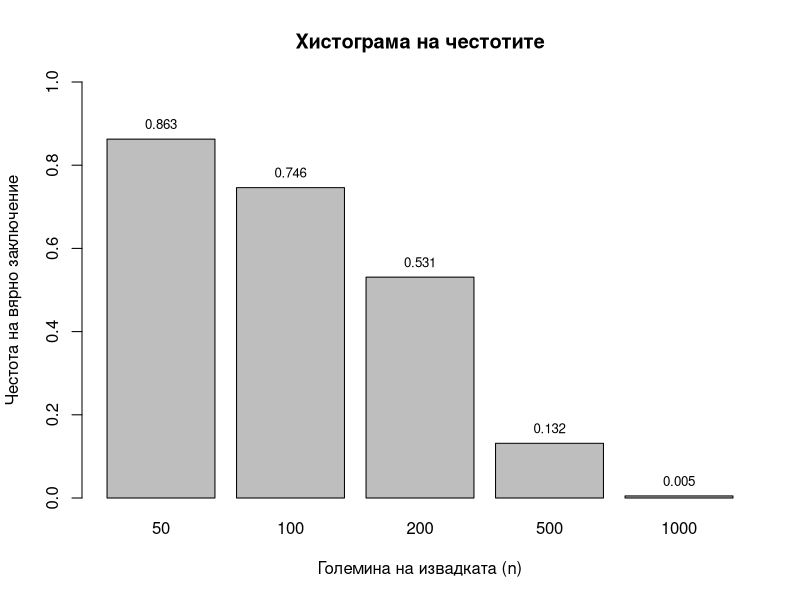
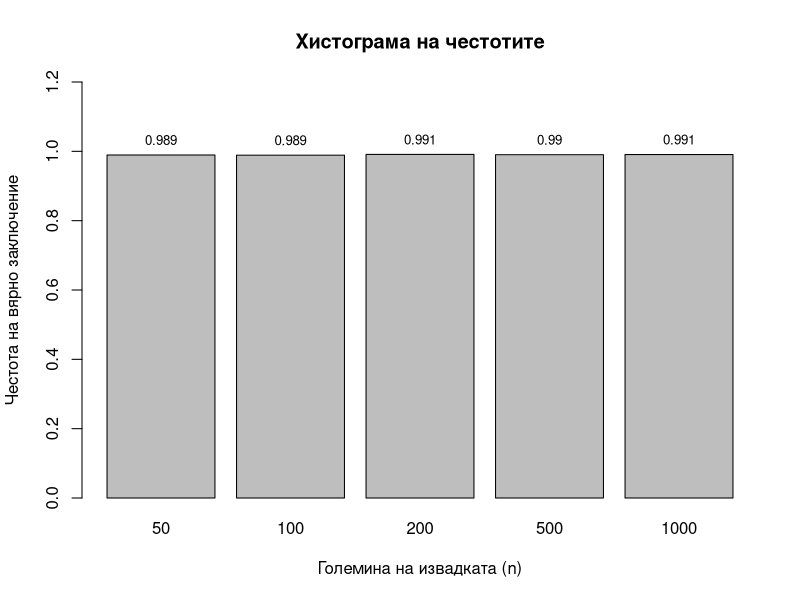

Reproduce these figures in R, in order.
## ---- chunk 1
pX3 <- dhyper(1, 4, 32-4, 8)
pX2condX3 <- dhyper(1, 3, 24-3,8)
pX1condX3X2 <- dhyper(1, 2, 16 - 2, 8)
totalP <- pX3 * pX1condX3X2 * pX2condX3
print(totalP)
## ---- chunk 2
marked <- c(1:4)

# симулираме раздаване
sim.deals <- function() {
  # списък от 28 немаркирани и 4 маркирани стойности
  deck <- c(rep(FALSE, 28), rep(TRUE, 4))
  
  # разбъркваме ги случайно
  cards <- sample(deck)
  
  # и раздаваме на 4-ма играчи
  dealsByPlayer <- matrix(cards, nrow=4)
  
  # проверява дали даден играч (ред в матрицата)
  # има маркирана карта
  playerHasMarked <- function(row) {
    any(row)
  }
  
  #' проверяваме дали всеки играч има маркирана карта,
  #' което е еквивалентно на нашата дефиниция за успех,
  #' понеже всеки да има маркирана е възможно т.т.к 
  #' всеки има точно една маркирана
  all(apply(dealsByPlayer, 1, playerHasMarked))
}

# повтаряме симулацията Nrep пъти
# за да приближим вероятността емпирично
prob.deals <- function(Nrep) {
  rs <- replicate(Nrep, sim.deals())
  sum(rs)/length(rs)
}

# приближение със 100 000 повторения
prob.deals(100000)
## ---- chunk 3
# Векторът от топки, с които разполагаме
balls <- rep(c("green", "blue", "yellow"), c(5, 7, 7))

# Различните големини на извадките за всяка симулация
sample_sizes <- c(50, 100, 200, 500, 1000)

# Броя опити (еднакъв за всеки sample size)
n_trials <- 10000

# Фиксираме ниво на значимост
p_value_threshold <- 0.05

# Функция за симулация на опитите и пресмятане на честота на потвърждение с извадка от n топки респективно
sim.trials = function(sample_size) {
  p.values <- replicate(n_trials, {
    # вадим sample_size на брой топки с връщане
    draws <- sample(balls, size = sample_size, replace = TRUE)
    
    # правим хи-квадрат тест за съгласуваност,
    # от който извличаме необходимата ни P-стойност
    chisq.test(table(draws)) $ p.value
  })
  
  # Броим колко от опитите потвърждават нулевата хипотеза (т.е. че имаме равен брой топки от всеки цвят)
  # което е равносилно на P-стойност > ниво на значимост
  # Търсим честота, така че намерения брой делим на общия брой опити
  sum(p.values > p_value_threshold) / n_trials
}

# За всяко n, пресмятаме честотата на вярно заключение (потвърдена нулева хипотеза)
frequencies <- sapply(sample_sizes, sim.trials)

# Показваме резултатите на хистограма
barplot(frequencies, xlab = "Големина на извадката (n)", ylab = "Честота на вярно заключение", main = "Хистограма на честотите", names.arg = sample_sizes, ylim = c(0, 1))

# Допълнителна команда за извеждане на точните честоти над колоните на хистограмата
text(x = barplot(frequencies, plot = FALSE), y = frequencies, labels = round(frequencies, 3), pos = 3, cex = 0.8)
## ---- chunk 4
# Векторът от топки, с които разполагаме
balls <- rep(c("green", "blue", "yellow"), c(5, 5, 5))

# Различните големини на извадките за всяка симулация
sample_sizes <- c(50, 100, 200, 500, 1000)

# Броя опити (еднакъв за всеки sample size)
n_trials <- 10000

# Фиксираме ниво на значимост
p_value_threshold <- 0.01

# Функция за симулация на опитите и пресмятане на честота на потвърждение с извадка от n топки респективно
sim.trials = function(sample_size) {
  p.values <- replicate(n_trials, {
    # вадим sample_size на брой топки с връщане
    draws <- sample(balls, size = sample_size, replace = TRUE)
    
    # правим хи-квадрат тест за съгласуваност,
    # от който извличаме необходимата ни P-стойност
    chisq.test(table(draws)) $ p.value
  })
  
  # Броим колко от опитите потвърждават нулевата хипотеза (т.е. че имаме равен брой топки от всеки цвят)
  # което е равносилно на P-стойност > ниво на значимост
  # Търсим честота, така че намерения брой делим на общия брой опити
  sum(p.values > p_value_threshold) / n_trials
}

# За всяко n, пресмятаме честотата на вярно заключение (потвърдена нулева хипотеза)
frequencies <- sapply(sample_sizes, sim.trials)

# Показваме резултатите на хистограма
barplot(frequencies, xlab = "Големина на извадката (n)", ylab = "Честота на вярно заключение", main = "Хистограма на честотите", names.arg = sample_sizes, ylim = c(0, 1.2))

# Допълнителна команда за извеждане на точните честоти над колоните на хистограмата
text(x = barplot(frequencies, plot = FALSE), y = frequencies, labels = round(frequencies, 3), pos = 3, cex = 0.8)
